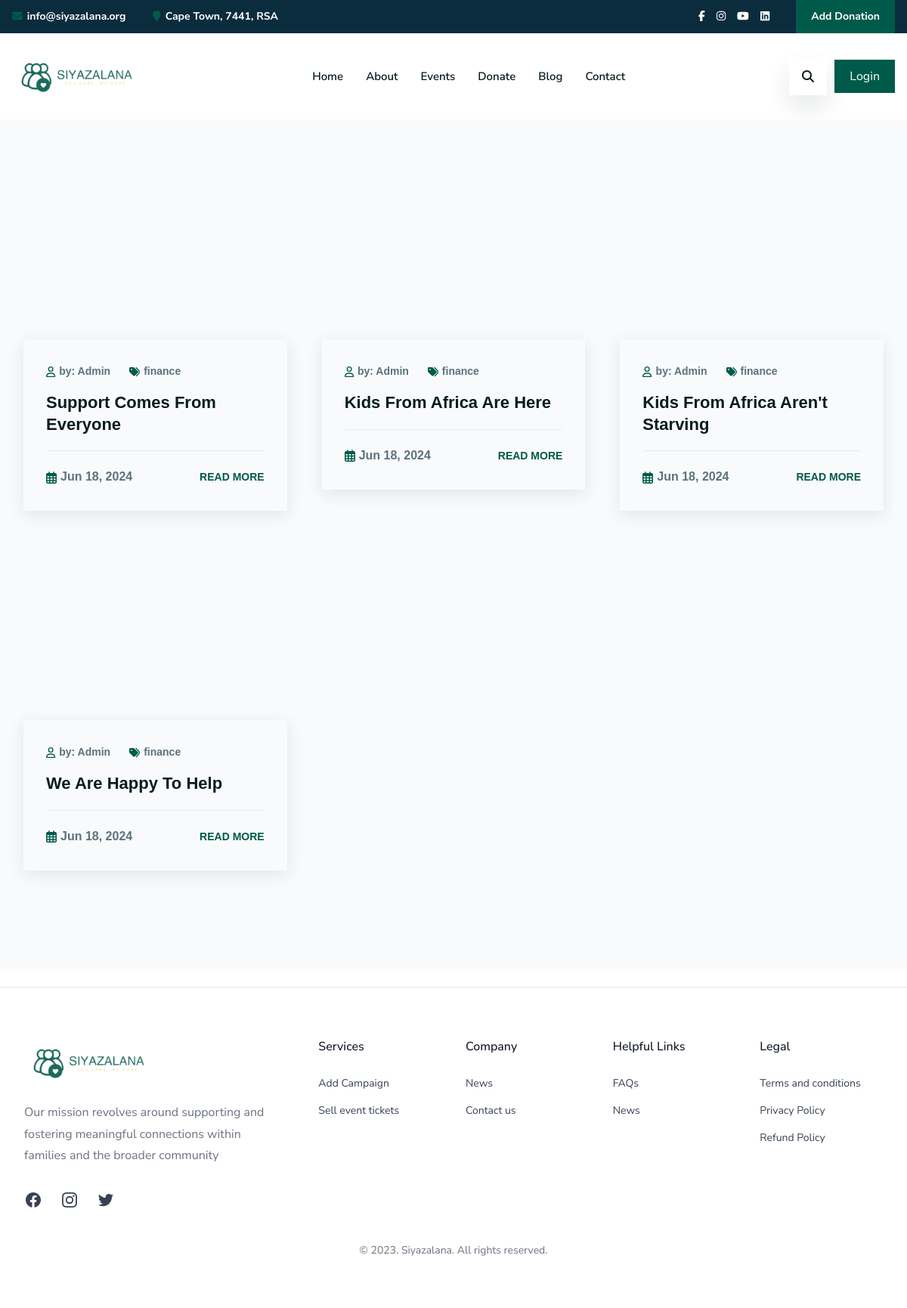
Screenshot of /blogs with the database file from the repository.
### siyazalana_home/models.py (models this page shows, shortened)
class Blog(AbstractCreate):
    image = models.ImageField(help_text=_("Upload news image."), upload_to=handle_post_file_upload, blank=True, null=True)
    title = models.CharField(help_text=_("Enter title for your news"), max_length=150)
    description = models.CharField(help_text=_("Write a short description about this post"), max_length=200)
    slug = models.SlugField(max_length=250, blank=True, unique=True)
    author = models.ForeignKey(get_user_model(), on_delete=models.SET_DEFAULT, default=None, related_name="posts", null=True)
    category = models.ForeignKey(BlogCategory, on_delete=models.PROTECT, related_name="posts")
    content = HTMLField()
    class Meta:
        verbose_name = 'Post'
        verbose_name_plural = 'Posts'
    def get_absolute_url(self):
        return reverse("siyazalana_home:details-blog", kwargs={"post_slug": self.slug})

class BlogCategory(AbstractCreate):
    thumbnail = models.ImageField(upload_to="category/", null=True, blank=True)
    icon = models.CharField(max_length=250)
    slug = models.SlugField(max_length=350, unique=True, db_index=True)
    label = models.CharField(max_length=250, unique=True)
    class Meta:
        verbose_name = _("Categorie")
        verbose_name_plural = _("Categories")

### siyazalana_home/views/blog_views.py (the view)
# urls.py: path("blogs", blogs, name="blogs"),
def blogs(request, category_slug=None):
    query = request.GET.get("query", None)
    template = "blogs/blogs.html"
    model = Blog
    if category_slug:
        category = get_object_or_404(BlogCategory, slug=category_slug)
        blogs = model.objects.filter(category=category)
        if query:
            blogs = blogs.filter(title__icontains=query)
    else:
        blogs = model.objects.all()
        if query:
            blogs = blogs.filter(title__icontains=query)
    context = {"posts": blogs, "query": query}
    return render(request, template, context)

### siyazalana_home/context_processors.py (called while the page is built)
def global_context(request):
    PROTOCOL = "https" if request.is_secure() else "http"
    DOMAIN = get_current_site(request).domain
    context = {
        'domain' : DOMAIN,
        'protocol': PROTOCOL,
        "blog_categories": BlogCategory.objects.all(),
        "facebook": COMPANY["facebook"],
        "instagram": COMPANY["instagram"],
        "linkedin": COMPANY["linkedIn"],
        "youtube": COMPANY["youtube"],
        "tiktok": COMPANY["tiktok"],
        "company_support": COMPANY["phone"],
        "company_support_mail": COMPANY["company_support_mail"],
        "address": COMPANY["address"],
        "company_city": COMPANY["company_city"],
        "company_state": COMPANY["company_state"],
        "company_zipcode": COMPANY["company_zipcode"],
        "vision": COMPANY["vision"],
        "mission": COMPANY["mission"],
    }
    return context

### siyazalana_home/templates/blogs/blogs.html (shortened to what this page needs)
{% extends '_base.html' %}
{% load static %}
{% block content %}
<section class="w-full bg-gray-50 relative py-20">
    <div class="container font-sans">
        <div class="overflow-hidden w-full">
            <div class="grid grid-cols-1 md:grid-cols-2 lg:grid-cols-3 gap-4">
                {% if posts.count != 0 %}
                    {% for post in posts %}
                    <div class=" mb-[65px] xl:mb-[50px] px-[15px] cursor-default">
                        <div class="group">
                            <div class="relative leading-1">
                                <a href="{{post.get_absolute_url}}" class="overflow-hidden w-full h-52">
                                </a>
                            </div>
                            <div class="p-[30px] shadow-box-shadow-4">
                                <ul class="mb-[15px] flex gap-x-[25px] items-center">
                                    <li class="text-xs md:text-sm font-semibold">
                                        <a href="#" class="leading-1.8 hover:text-secondary-color flex gap-[5px] items-center"><i
                                                class="far fa-user text-secondary-color"></i>
                                            by: Admin</a>
                                    </li>
                                    <li class="text-xs md:text-sm font-semibold">
                                        <a href="#" class="leading-1.8 hover:text-secondary-color flex gap-[5px] items-center"><i
                                                class="fas fa-tags text-secondary-color"></i>
                                            {{post.category.label}}</a>
                                    </li>
                                </ul>
                                <h4 class="text-lg md:text-xl lg:text-[22px] font-semibold text-heading-color">
                                    <a href="{{post.get_absolute_url}}" class="hover:text-secondary-color leading-1.3">{{post.title}}</a>
                                </h4>
                                <div class="pt-5 mt-5 lg:pt-5 border-t border-border-color-1">
                                    <ul class="flex justify-between items-center">
                                        <li class="text-xs md:text-sm font-semibold">
                                            <p class="leading-1.8 flex gap-[5px] items-center">
                                                <i class="far fa-calendar-alt text-secondary-color"></i>
                                                {{post.created|date:"M d, Y"}}
                                            </p>
                                        </li>
                                        <li class="text-xs md:text-sm font-semibold">
                                            <a href="{{post.get_absolute_url}}" class="leading-1.8 text-secondary-color uppercase">
                                                Read more</a>
                                        </li>
                                    </ul>
                                </div>
                            </div>
                        </div>
                    </div>
                    {% endfor %}
                {% else %}
                    <p class="w-fit mx-auto text-gray-500 font-normal text-2xl">No posts available</p>
                {% endif %}
            </div>
        </div>
    </div>
</section>
{% endblock content %}

### static/assets/css/custom.css (style rules this page uses)
.cursor-default { cursor: default; }
.border-border-color-1 { border-color: rgb(229 234 238); }
.leading-1 { line-height: 1; }
.leading-1\.3 { line-height: 1.3; }
.leading-1\.8 { line-height: 1.8; }
.shadow-box-shadow-4 { --tw-shadow: 0 5px 20px 0 rgba(23, 44, 82, 0.1); --tw-shadow-colored: 0 5px 20px 0 var(--tw-shadow-color); box-shadow: var(--tw-ring-offset-shadow, 0 0 #0000), var(--tw-ring-shadow, 0 0 #0000), var(--tw-shadow); }
:root { --white: #fff; --primary-color: #000000; --secondary-color: #005a4a; --color-1: #8cb2b2; --heading-color: #071c1f; --paragraph-color: #5c727d; --heading-font: "Poppins", sans-serif; --body-font: "Nunito Sans", sans-serif; --border-color-1: #e5eaee; --section-bg-1: #f2f6f7; --section-bg-2: #171b2a; --border-color-9: #e4ecf2; --box-shadow-1: 0 16px 32px 0 rgba(7, 28, 31, 0.1); --box-shadow-4: 0 5px 20px 0 rgba(23, 44, 82, 0.1); --box-shadow-8: 0 10px 50px 0 rgba(46, 56, 220, 0.2); --left--5:-5px; --left-auto:auto; --left-3-per: 3%; --left-10-per: 10%; --left-15-per: 15%; --left-half: 50%; --right--14:-14px; --right--20:-20px; --right-16:16px; --right-20:20px; --right-100:100px; --right-1-per:1%; --right-3-per:3%; --right-8-per:8%; --right-15-per:15%; --right-half: 50%; --x--6: translateX(-6px); --x--10:translateX(-10px); --x--30:translateX(-30px); --x--37:translateX(-37px); --x--40:translateX(-40px); --x--50:translateX(-50px); --x--60:translateX(-60px); --x--half:translateX(-50%); --x-6:translateX(6px); --x-10:translateX(10px); --x-30:translateX(30px); --x-37:translateX(37px); --x-40:translateX(40px); --x-50:translateX(50px); --x-60:translateX(60px); --x-half:translateX(50%); --x-3d-half:translate3d(-50%, -50%, 0); }
body { color: var(--paragraph-color); font-weight: 400; font-style: normal; font-size: 14px; font-family: var(--body-font); line-height: 1.8; z-index: 0; }
h1, h2, h3, h4, h5, h6 { color: var(--heading-color); clear: both; font-family: var(--heading-font); font-weight: 700; line-height: 1.3; margin-bottom: 15px; }
h4 { font-size: 17px; }
a, button, input, span { display: inline-block; }
p { color: var(--paragraph-color); font-size: 14px; -webkit-hyphens: auto; hyphens: auto; }
a { color: inherit; text-decoration: none; color: var(--paragraph-color); transition: all 0.3s ease 0s; display: inline-block; }
a, a:hover, a:focus, a:active { text-decoration: none; outline: none; color: inherit; }
@media (min-width: 768px) { body { font-size: 16px; line-height: 1.8; } }
@media (min-width: 768px) { h1, h2, h3, h4, h5, h6 { line-height: 1.3; } }
@media (min-width: 768px) { h4 { font-size: 18px; } }
@media (min-width: 768px) { p { line-height: 1.8 !important; } }
@media (min-width: 992px) { h1, h2, h3, h4, h5, h6 { line-height: 1.3; } }
@media (min-width: 992px) { h4 { font-size: 20px; } }
@media (min-width: 992px) { p { font-size: 16px; line-height: 1.8 !important; } }
@media screen and (min-width: 1200px) { h1, h2, h3, h4, h5, h6 { line-height: 1.3; } }
@media screen and (min-width: 1200px) { h4, .h4 { font-size: 20px; } }
@media screen and (min-width: 1200px) { p { line-height: 1.8 !important; } }

### rows the page displays
Blog: category.label "finance", title "Support Comes From Everyone", created "Jun 18, 2024"
Blog: category.label "finance", title "Kids From Africa Are Here", created "Jun 18, 2024"
Blog: category.label "finance", title "Kids From Africa Aren't Starving", created "Jun 18, 2024"
Blog: category.label "finance", title "We Are Happy To Help", created "Jun 18, 2024"

### other values shown
{{ address }} "Cape Town, 7441, RSA"
